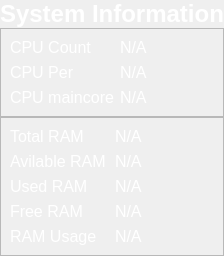
              <widget class="QWidget" name="cpu_page">
               <property name="styleSheet">
                <string notr="true">color:white</string>
               </property>
               <layout class="QVBoxLayout" name="verticalLayout_3">
                <property name="spacing">
                 <number>0</number>
                </property>
                <property name="leftMargin">
                 <number>0</number>
                </property>
                <property name="topMargin">
                 <number>0</number>
                </property>
                <property name="rightMargin">
                 <number>0</number>
                </property>
                <property name="bottomMargin">
                 <number>0</number>
                </property>
                <item>
                 <widget class="QLabel" name="label_17">
                  <property name="maximumSize">
                   <size>
                    <width>16777215</width>
                    <height>50</height>
                   </size>
                  </property>
                  <property name="font">
                   <font>
                    <pointsize>18</pointsize>
                    <weight>75</weight>
                    <bold>true</bold>
                   </font>
                  </property>
                  <property name="text">
                   <string>System Information</string>
                  </property>
                 </widget>
                </item>
                <item>
                 <widget class="QFrame" name="cpu_frame">
                  <property name="frameShape">
                   <enum>QFrame::StyledPanel</enum>
                  </property>
                  <property name="frameShadow">
                   <enum>QFrame::Raised</enum>
                  </property>
                  <layout class="QGridLayout" name="gridLayout">
                   <item row="0" column="0">
                    <widget class="QLabel" name="label_31">
                     <property name="font">
                      <font>
                       <pointsize>12</pointsize>
                      </font>
                     </property>
                     <property name="text">
                      <string>CPU Count</string>
                     </property>
                    </widget>
                   </item>
                   <item row="0" column="1">
                    <widget class="QLabel" name="label_39">
                     <property name="font">
                      <font>
                       <pointsize>12</pointsize>
                      </font>
                     </property>
                     <property name="text">
                      <string>N/A</string>
                     </property>
                    </widget>
                   </item>
                   <item row="1" column="0">
                    <widget class="QLabel" name="label_32">
                     <property name="font">
                      <font>
                       <pointsize>12</pointsize>
                      </font>
                     </property>
                     <property name="text">
                      <string>CPU Per</string>
                     </property>
                    </widget>
                   </item>
                   <item row="1" column="1">
                    <widget class="QLabel" name="label_40">
                     <property name="font">
                      <font>
                       <pointsize>12</pointsize>
                      </font>
                     </property>
                     <property name="text">
                      <string>N/A</string>
                     </property>
                    </widget>
                   </item>
                   <item row="2" column="0">
                    <widget class="QLabel" name="label_33">
                     <property name="font">
                      <font>
                       <pointsize>12</pointsize>
                      </font>
                     </property>
                     <property name="text">
                      <string>CPU maincore</string>
                     </property>
                    </widget>
                   </item>
                   <item row="2" column="1">
                    <widget class="QLabel" name="label_41">
                     <property name="font">
                      <font>
                       <pointsize>12</pointsize>
                      </font>
                     </property>
                     <property name="text">
                      <string>N/A</string>
                     </property>
                    </widget>
                   </item>
                  </layout>
                 </widget>
                </item>
                <item>
                 <widget class="QFrame" name="ram_frame">
                  <property name="frameShape">
                   <enum>QFrame::StyledPanel</enum>
                  </property>
                  <property name="frameShadow">
                   <enum>QFrame::Raised</enum>
                  </property>
                  <layout class="QGridLayout" name="gridLayout_2">
                   <item row="0" column="0">
                    <widget class="QLabel" name="label_34">
                     <property name="font">
                      <font>
                       <pointsize>12</pointsize>
                      </font>
                     </property>
                     <property name="text">
                      <string>Total RAM</string>
                     </property>
                    </widget>
                   </item>
                   <item row="0" column="1">
                    <widget class="QLabel" name="label_42">
                     <property name="font">
                      <font>
                       <pointsize>12</pointsize>
                      </font>
                     </property>
                     <property name="text">
                      <string>N/A</string>
                     </property>
                    </widget>
                   </item>
                   <item row="1" column="0">
                    <widget class="QLabel" name="label_35">
                     <property name="font">
                      <font>
                       <pointsize>12</pointsize>
                      </font>
                     </property>
                     <property name="text">
                      <string>Avilable RAM</string>
                     </property>
                    </widget>
                   </item>
                   <item row="1" column="1">
                    <widget class="QLabel" name="label_43">
                     <property name="font">
                      <font>
                       <pointsize>12</pointsize>
                      </font>
                     </property>
                     <property name="text">
                      <string>N/A</string>
                     </property>
                    </widget>
                   </item>
                   <item row="2" column="0">
                    <widget class="QLabel" name="label_36">
                     <property name="font">
                      <font>
                       <pointsize>12</pointsize>
                      </font>
                     </property>
                     <property name="text">
                      <string>Used RAM</string>
                     </property>
                    </widget>
                   </item>
                   <item row="2" column="1">
                    <widget class="QLabel" name="label_44">
                     <property name="font">
                      <font>
                       <pointsize>12</pointsize>
                      </font>
                     </property>
                     <property name="text">
                      <string>N/A</string>
                     </property>
                    </widget>
                   </item>
                   <item row="3" column="0">
                    <widget class="QLabel" name="label_37">
                     <property name="font">
                      <font>
                       <pointsize>12</pointsize>
                      </font>
                     </property>
                     <property name="text">
                      <string>Free RAM</string>
                     </property>
                    </widget>
                   </item>
                   <item row="3" column="1">
                    <widget class="QLabel" name="label_45">
                     <property name="font">
                      <font>
                       <pointsize>12</pointsize>
                      </font>
                     </property>
                     <property name="text">
                      <string>N/A</string>
                     </property>
                    </widget>
                   </item>
                   <item row="4" column="0">
                    <widget class="QLabel" name="label_38">
                     <property name="font">
                      <font>
                       <pointsize>12</pointsize>
                      </font>
                     </property>
                     <property name="text">
                      <string>RAM Usage</string>
                     </property>
                    </widget>
                   </item>
                   <item row="4" column="1">
                    <widget class="QLabel" name="label_46">
                     <property name="font">
                      <font>
                       <pointsize>12</pointsize>
                      </font>
                     </property>
                     <property name="text">
                      <string>N/A</string>
                     </property>
                    </widget>
                   </item>
                  </layout>
                 </widget>
                </item>
               </layout>
              </widget>
